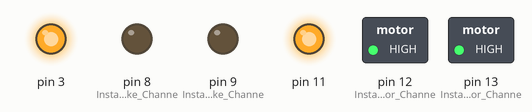
Recording of a sketch running on a simulated Arduino Uno, built with avr-gcc and run on an emulated ATmega328P. On the bench: switched loads named in the sketch (green lamp = pin HIGH), output pins drawn as LEDs (lit = HIGH).

Above: at 0.05 s.
At 3.95 s:
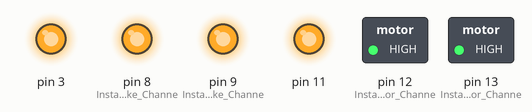
At 5.95 s:
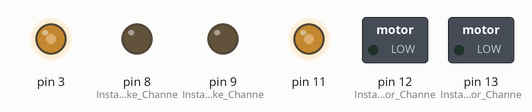
At 7.95 s:
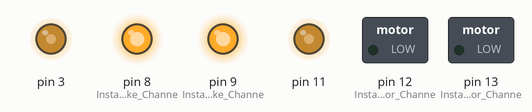
Timing chart, 0 to 10.4 s (numbered marks = the images above):
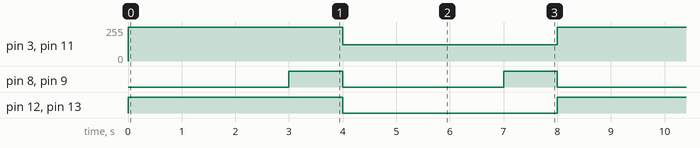

The sketch:

DoubleMotorControl.ino
```cpp
void setup() {
  // put your setup code here, to run once:

  //Setup channel A
  pinMode(12, OUTPUT); //Instantiates motor Channel A pin
  pinMode(9, OUTPUT); //Instantiates brake Channel A pin

  //Setup channel A
  pinMode(13, OUTPUT); //Instantiates motor Channel B pin
  pinMode(8, OUTPUT); //Instantiates brake Channel B pin
}

void loop() {
  // put your main code here, to run repeatedly:

  //Motor A forward @ full speed
  digitalWrite(12, HIGH); //Establishes forward ditection of Channel A
  digitalWrite(9, LOW); //Disengages brake for Channel A
  analogWrite(3, 255); //Spins the motor on Channel A at full speed

  //Motor B forward @ full speed
  digitalWrite(13, HIGH); //Establishes forward ditection of Channel B
  digitalWrite(8, LOW); //Disengages brake for Channel B
  analogWrite(11, 255); //Spins the motor on Channel B at full speed

  delay(3000);

  digitalWrite(9, HIGH); //Engage brake for Channel A
  digitalWrite(8, HIGH); //Engage brake for Channel B

  delay(1000);

  //Motor A backward @ half speed
  digitalWrite(12, LOW); //Establishes forward ditection of Channel A
  digitalWrite(9, LOW); //Disengages brake for Channel A
  analogWrite(3, 123); //Spins the motor on Channel A at full speed

  //Motor B backward @ half speed
  digitalWrite(13, LOW); //Establishes forward ditection of Channel A
  digitalWrite(8, LOW); //Disengages brake for Channel A
  analogWrite(11, 123); //Spins the motor on Channel A at full speed

  delay(3000);

  digitalWrite(9, HIGH); //Engage the brake for Channel A
  digitalWrite(8, HIGH); //Engage brake for Channel B

  delay(1000);
}
```

Measured:
- by itself, pin 3, pin 11: alternates 255/255 for 4.0 s and 123/255 for 4.0 s
- by itself, pin 8 (Instantiates_brake_Channe), pin 9 (Instantiates_brake_Channe): alternates HIGH for 1.0 s and LOW for 3.0 s
- by itself, pin 12 (Instantiates_motor_Channe), pin 13 (Instantiates_motor_Channe): alternates HIGH for 4.0 s and LOW for 4.0 s
